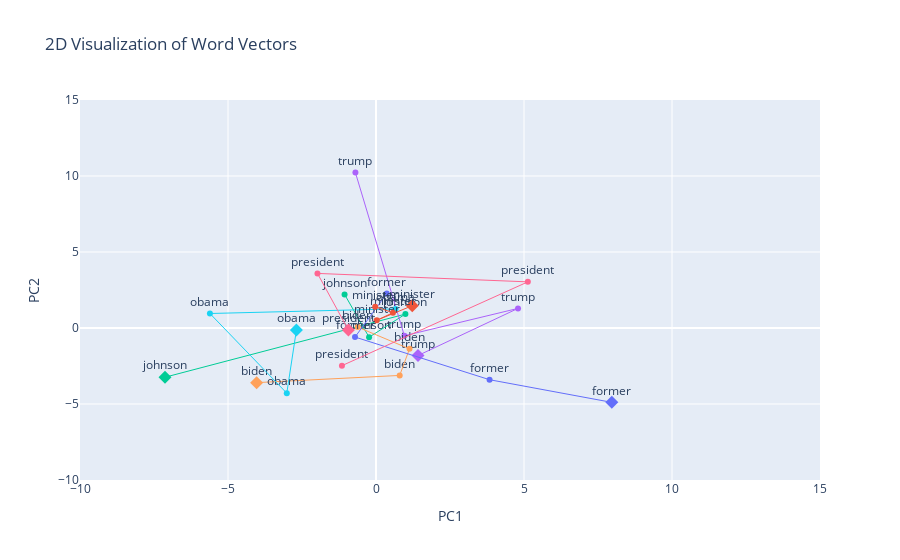

The cell this chart's notebook holds for it:
### Code cell
plot_word_vectors_tppmi(tppmi_model.get_2d_representation(test_words_president + [target_word_president]), range=[-10, 15])

### Figure 1 — Plotly figure (JSON) as saved in the notebook; plotly's stock layout.template omitted (floating-point values rounded to 4 significant figures)
{"data": [{"marker": {"color": "#00CC96"}, "mode": "markers+text", "name": "johnson", "showlegend": false, "text": ["johnson"], "textposition": "top center", "x": [-7.129], "y": [-3.238], "type": "scatter"}, {"marker": {"color": "#00CC96", "size": 10, "symbol": "diamond"}, "mode": "markers", "showlegend": false, "x": [-7.129], "y": [-3.238], "type": "scatter"}, {"marker": {"color": "#00CC96"}, "mode": "markers+text", "name": "johnson", "showlegend": false, "text": ["johnson"], "textposition": "top center", "x": [0.9935], "y": [0.9149], "type": "scatter"}, {"line": {"color": "#00CC96", "width": 1}, "mode": "lines", "showlegend": false, "x": [-7.129, 0.9935], "y": [-3.238, 0.9149], "type": "scatter"}, {"marker": {"color": "#00CC96"}, "mode": "markers+text", "name": "johnson", "showlegend": false, "text": ["johnson"], "textposition": "top center", "x": [-0.2343], "y": [-0.6047], "type": "scatter"}, {"line": {"color": "#00CC96", "width": 1}, "mode": "lines", "showlegend": false, "x": [0.9935, -0.2343], "y": [0.9149, -0.6047], "type": "scatter"}, {"marker": {"color": "#00CC96"}, "mode": "markers+text", "name": "johnson", "showlegend": false, "text": ["johnson"], "textposition": "top center", "x": [-1.062], "y": [2.209], "type": "scatter"}, {"line": {"color": "#00CC96", "width": 1}, "mode": "lines", "showlegend": false, "x": [-0.2343, -1.062], "y": [-0.6047, 2.209], "type": "scatter"}, {"marker": {"color": "#AB63FA"}, "mode": "markers+text", "name": "trump", "showlegend": false, "text": ["trump"], "textposition": "top center", "x": [1.419], "y": [-1.812], "type": "scatter"}, {"marker": {"color": "#AB63FA", "size": 10, "symbol": "diamond"}, "mode": "markers", "showlegend": false, "x": [1.419], "y": [-1.812], "type": "scatter"}, {"marker": {"color": "#AB63FA"}, "mode": "markers+text", "name": "trump", "showlegend": false, "text": ["trump"], "textposition": "top center", "x": [4.798], "y": [1.29], "type": "scatter"}, {"line": {"color": "#AB63FA", "width": 1}, "mode": "lines", "showlegend": false, "x": [1.419, 4.798], "y": [-1.812, 1.29], "type": "scatter"}, {"marker": {"color": "#AB63FA"}, "mode": "markers+text", "name": "trump", "showlegend": false, "text": ["trump"], "textposition": "top center", "x": [0.9591], "y": [-0.5093], "type": "scatter"}, {"line": {"color": "#AB63FA", "width": 1}, "mode": "lines", "showlegend": false, "x": [4.798, 0.9591], "y": [1.29, -0.5093], "type": "scatter"}, {"marker": {"color": "#AB63FA"}, "mode": "markers+text", "name": "trump", "showlegend": false, "text": ["trump"], "textposition": "top center", "x": [-0.6954], "y": [10.22], "type": "scatter"}, {"line": {"color": "#AB63FA", "width": 1}, "mode": "lines", "showlegend": false, "x": [0.9591, -0.6954], "y": [-0.5093, 10.22], "type": "scatter"}, {"marker": {"color": "#FFA15A"}, "mode": "markers+text", "name": "biden", "showlegend": false, "text": ["biden"], "textposition": "top center", "x": [-4.032], "y": [-3.595], "type": "scatter"}, {"marker": {"color": "#FFA15A", "size": 10, "symbol": "diamond"}, "mode": "markers", "showlegend": false, "x": [-4.032], "y": [-3.595], "type": "scatter"}, {"marker": {"color": "#FFA15A"}, "mode": "markers+text", "name": "biden", "showlegend": false, "text": ["biden"], "textposition": "top center", "x": [0.7999], "y": [-3.12], "type": "scatter"}, {"line": {"color": "#FFA15A", "width": 1}, "mode": "lines", "showlegend": false, "x": [-4.032, 0.7999], "y": [-3.595, -3.12], "type": "scatter"}, {"marker": {"color": "#FFA15A"}, "mode": "markers+text", "name": "biden", "showlegend": false, "text": ["biden"], "textposition": "top center", "x": [1.132], "y": [-1.372], "type": "scatter"}, {"line": {"color": "#FFA15A", "width": 1}, "mode": "lines", "showlegend": false, "x": [0.7999, 1.132], "y": [-3.12, -1.372], "type": "scatter"}, {"marker": {"color": "#FFA15A"}, "mode": "markers+text", "name": "biden", "showlegend": false, "text": ["biden"], "textposition": "top center", "x": [-0.6189], "y": [0.06011], "type": "scatter"}, {"line": {"color": "#FFA15A", "width": 1}, "mode": "lines", "showlegend": false, "x": [1.132, -0.6189], "y": [-1.372, 0.06011], "type": "scatter"}, {"marker": {"color": "#636EFA"}, "mode": "markers+text", "name": "former", "showlegend": false, "text": ["former"], "textposition": "top center", "x": [7.966], "y": [-4.893], "type": "scatter"}, {"marker": {"color": "#636EFA", "size": 10, "symbol": "diamond"}, "mode": "markers", "showlegend": false, "x": [7.966], "y": [-4.893], "type": "scatter"}, {"marker": {"color": "#636EFA"}, "mode": "markers+text", "name": "former", "showlegend": false, "text": ["former"], "textposition": "top center", "x": [3.837], "y": [-3.404], "type": "scatter"}, {"line": {"color": "#636EFA", "width": 1}, "mode": "lines", "showlegend": false, "x": [7.966, 3.837], "y": [-4.893, -3.404], "type": "scatter"}, {"marker": {"color": "#636EFA"}, "mode": "markers+text", "name": "former", "showlegend": false, "text": ["former"], "textposition": "top center", "x": [-0.7084], "y": [-0.5959], "type": "scatter"}, {"line": {"color": "#636EFA", "width": 1}, "mode": "lines", "showlegend": false, "x": [3.837, -0.7084], "y": [-3.404, -0.5959], "type": "scatter"}, {"marker": {"color": "#636EFA"}, "mode": "markers+text", "name": "former", "showlegend": false, "text": ["former"], "textposition": "top center", "x": [0.364], "y": [2.267], "type": "scatter"}, {"line": {"color": "#636EFA", "width": 1}, "mode": "lines", "showlegend": false, "x": [-0.7084, 0.364], "y": [-0.5959, 2.267], "type": "scatter"}, {"marker": {"color": "#19D3F3"}, "mode": "markers+text", "name": "obama", "showlegend": false, "text": ["obama"], "textposition": "top center", "x": [-2.689], "y": [-0.1377], "type": "scatter"}, {"marker": {"color": "#19D3F3", "size": 10, "symbol": "diamond"}, "mode": "markers", "showlegend": false, "x": [-2.689], "y": [-0.1377], "type": "scatter"}, {"marker": {"color": "#19D3F3"}, "mode": "markers+text", "name": "obama", "showlegend": false, "text": ["obama"], "textposition": "top center", "x": [-3.014], "y": [-4.289], "type": "scatter"}, {"line": {"color": "#19D3F3", "width": 1}, "mode": "lines", "showlegend": false, "x": [-2.689, -3.014], "y": [-0.1377, -4.289], "type": "scatter"}, {"marker": {"color": "#19D3F3"}, "mode": "markers+text", "name": "obama", "showlegend": false, "text": ["obama"], "textposition": "top center", "x": [-5.611], "y": [0.9533], "type": "scatter"}, {"line": {"color": "#19D3F3", "width": 1}, "mode": "lines", "showlegend": false, "x": [-3.014, -5.611], "y": [-4.289, 0.9533], "type": "scatter"}, {"marker": {"color": "#19D3F3"}, "mode": "markers+text", "name": "obama", "showlegend": false, "text": ["obama"], "textposition": "top center", "x": [0.6603], "y": [1.258], "type": "scatter"}, {"line": {"color": "#19D3F3", "width": 1}, "mode": "lines", "showlegend": false, "x": [-5.611, 0.6603], "y": [0.9533, 1.258], "type": "scatter"}, {"marker": {"color": "#EF553B"}, "mode": "markers+text", "name": "minister", "showlegend": false, "text": ["minister"], "textposition": "top center", "x": [1.224], "y": [1.467], "type": "scatter"}, {"marker": {"color": "#EF553B", "size": 10, "symbol": "diamond"}, "mode": "markers", "showlegend": false, "x": [1.224], "y": [1.467], "type": "scatter"}, {"marker": {"color": "#EF553B"}, "mode": "markers+text", "name": "minister", "showlegend": false, "text": ["minister"], "textposition": "top center", "x": [0.02473], "y": [0.5066], "type": "scatter"}, {"line": {"color": "#EF553B", "width": 1}, "mode": "lines", "showlegend": false, "x": [1.224, 0.02473], "y": [1.467, 0.5066], "type": "scatter"}, {"marker": {"color": "#EF553B"}, "mode": "markers+text", "name": "minister", "showlegend": false, "text": ["minister"], "textposition": "top center", "x": [0.5724], "y": [1.004], "type": "scatter"}, {"line": {"color": "#EF553B", "width": 1}, "mode": "lines", "showlegend": false, "x": [0.02473, 0.5724], "y": [0.5066, 1.004], "type": "scatter"}, {"marker": {"color": "#EF553B"}, "mode": "markers+text", "name": "minister", "showlegend": false, "text": ["minister"], "textposition": "top center", "x": [-0.02668], "y": [1.405], "type": "scatter"}, {"line": {"color": "#EF553B", "width": 1}, "mode": "lines", "showlegend": false, "x": [0.5724, -0.02668], "y": [1.004, 1.405], "type": "scatter"}, {"marker": {"color": "#FF6692"}, "mode": "markers+text", "name": "president", "showlegend": false, "text": ["president"], "textposition": "top center", "x": [-0.9314], "y": [-0.1375], "type": "scatter"}, {"marker": {"color": "#FF6692", "size": 10, "symbol": "diamond"}, "mode": "markers", "showlegend": false, "x": [-0.9314], "y": [-0.1375], "type": "scatter"}, {"marker": {"color": "#FF6692"}, "mode": "markers+text", "name": "president", "showlegend": false, "text": ["president"], "textposition": "top center", "x": [-1.978], "y": [3.591], "type": "scatter"}, {"line": {"color": "#FF6692", "width": 1}, "mode": "lines", "showlegend": false, "x": [-0.9314, -1.978], "y": [-0.1375, 3.591], "type": "scatter"}, {"marker": {"color": "#FF6692"}, "mode": "markers+text", "name": "president", "showlegend": false, "text": ["president"], "textposition": "top center", "x": [5.13], "y": [3.035], "type": "scatter"}, {"line": {"color": "#FF6692", "width": 1}, "mode": "lines", "showlegend": false, "x": [-1.978, 5.13], "y": [3.591, 3.035], "type": "scatter"}, {"marker": {"color": "#FF6692"}, "mode": "markers+text", "name": "president", "showlegend": false, "text": ["president"], "textposition": "top center", "x": [-1.151], "y": [-2.477], "type": "scatter"}, {"line": {"color": "#FF6692", "width": 1}, "mode": "lines", "showlegend": false, "x": [5.13, -1.151], "y": [3.035, -2.477], "type": "scatter"}], "layout": {"legend": {"x": 1.02, "y": 1.0}, "title": {"text": "2D Visualization of Word Vectors"}, "xaxis": {"range": [-10, 15], "title": {"text": "PC1"}}, "yaxis": {"range": [-10, 15], "title": {"text": "PC2"}}}}
